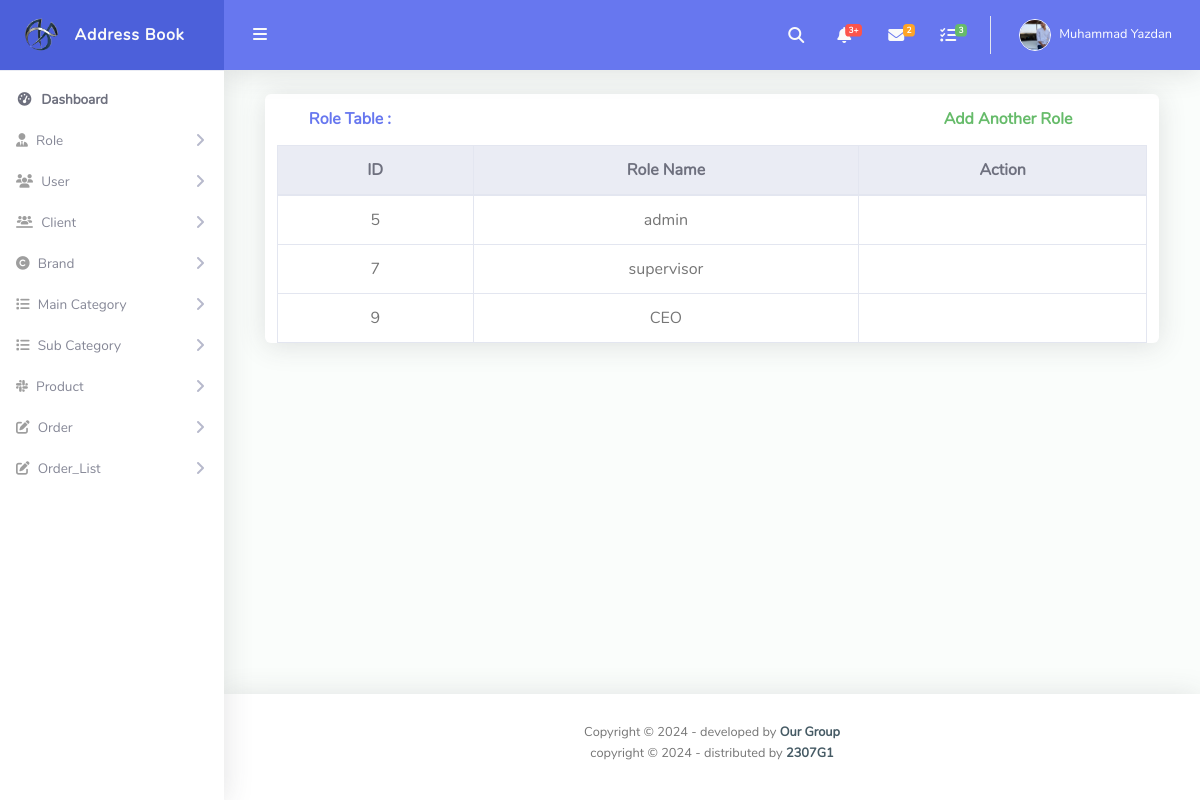
/admin/role_show.php, run on an earlier commit of the app's database.
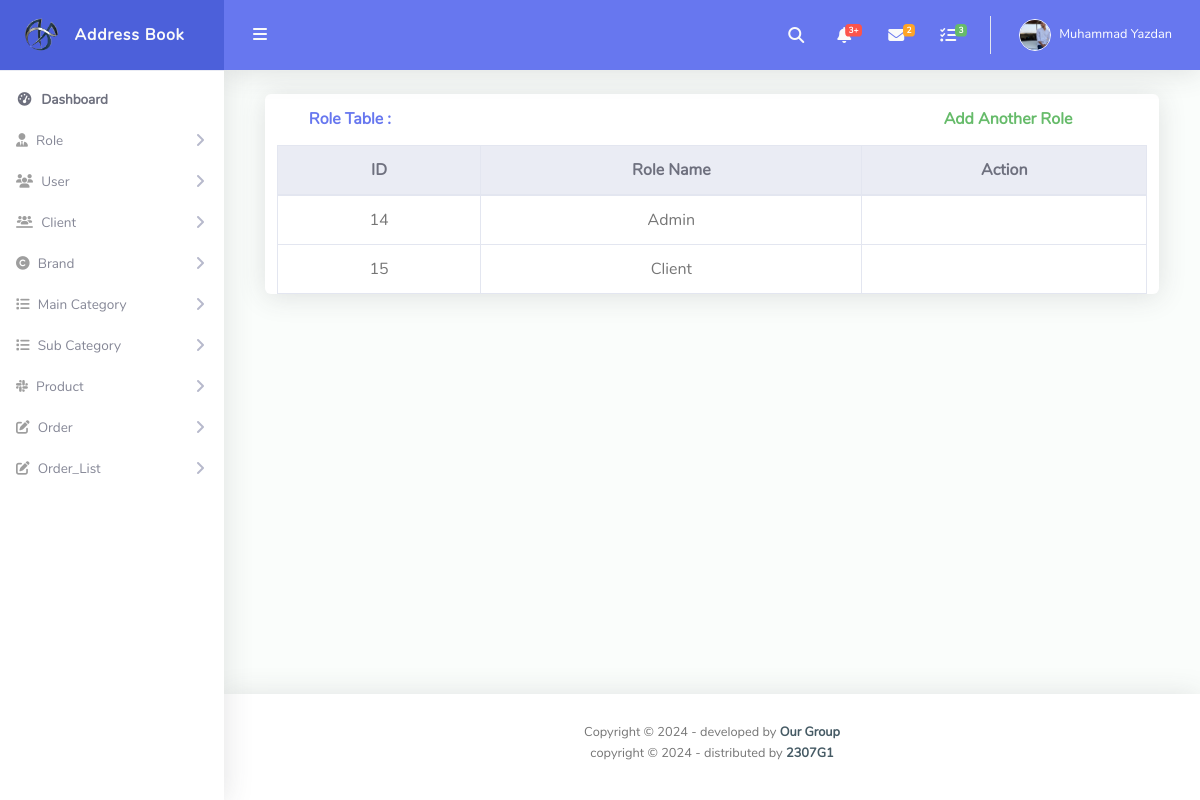
And on a later commit of the database.
### tables this page shows
CREATE TABLE `role` (
  `id` int(11) NOT NULL,
  `role_name` varchar(255) NOT NULL
);

### admin/role_show.php (the view, shortened to what this page needs)
<?php
include("./connection.php");
include("./header.php");
$sql = "select * from role";
$result = mysqli_query($con, $sql);
?>
<div id="content-wrapper" class="d-flex flex-column">
  <div id="content">
    <nav class="navbar navbar-expand navbar-light bg-navbar topbar mb-4 static-top">
      <button id="sidebarToggleTop" class="btn btn-link rounded-circle mr-3">
        <i class="fa fa-bars"></i>
      </button>
      <ul class="navbar-nav ml-auto">
        <li class="nav-item dropdown no-arrow">
          <a class="nav-link dropdown-toggle" href="#" id="searchDropdown" role="button" data-toggle="dropdown" aria-haspopup="true" aria-expanded="false">
            <i class="fas fa-search fa-fw"></i>
          </a>
        </li>
        <li class="nav-item dropdown no-arrow mx-1">
          <a class="nav-link dropdown-toggle" href="#" id="alertsDropdown" role="button" data-toggle="dropdown" aria-haspopup="true" aria-expanded="false">
            <i class="fas fa-bell fa-fw"></i>
            <span class="badge badge-danger badge-counter">3+</span>
          </a>
        </li>
        <li class="nav-item dropdown no-arrow mx-1">
          <a class="nav-link dropdown-toggle" href="#" id="messagesDropdown" role="button" data-toggle="dropdown" aria-haspopup="true" aria-expanded="false">
            <i class="fas fa-envelope fa-fw"></i>
            <span class="badge badge-warning badge-counter">2</span>
          </a>
        </li>
        <li class="nav-item dropdown no-arrow mx-1">
          <a class="nav-link dropdown-toggle" href="#" id="messagesDropdown" role="button" data-toggle="dropdown" aria-haspopup="true" aria-expanded="false">
            <i class="fas fa-tasks fa-fw"></i>
            <span class="badge badge-success badge-counter">3</span>
          </a>
        </li>
        <li class="nav-item dropdown no-arrow">
          <a class="nav-link dropdown-toggle" href="#" id="userDropdown" role="button" data-toggle="dropdown" aria-haspopup="true" aria-expanded="false">
            <img class="img-profile rounded-circle" src="../me.png" style="max-width: 60px">
            <span class="ml-2 d-none d-lg-inline text-white small">Muhammad Yazdan</span>
          </a>
        </li>
      </ul>
    </nav>
    <div class="card col-lg-11 mx-auto">
      <div class="container">
        <div class="row">
          <div class="col-lg-9 card-header py-3 d-flex flex-row align-items-center justify-content-between">
            <h6 class="m-0 font-weight-bold text-primary">Role Table :</h6>
          </div>
          <div class="col-lg-3 card-header py-3 d-flex flex-row align-items-center justify-content-between">
            <a href="./role_add.php">
              <h6 class="m-0 font-weight-bold text-success">Add Another Role</h6>
            </a>
          </div>
        </div>
      </div>
      <div class="table-responsive">
        <table class="table align-items-center table-bordered border-dark text-center">
          <thead class="thead-light">
            <tr>
              <th>ID</th>
              <th>Role Name</th>
              <th>Action</th>
            </tr>
          </thead>
          <tbody>
            <tr>
              <?php
              while ($rows = mysqli_fetch_assoc($result)) {
              ?>
                <td><?php echo $rows['id'] ?></td>
                <td><?php echo $rows['role_name'] ?></td>
                <td><a href="role_update.php?id=<?php echo $rows['id'] ?>">
                      </td>
            </tr>
          <?php  } ?>
          </tbody>
        </table>
      </div>
    </div>
  </div>
  <?php
  include("./footer.php");
  ?>

### admin/header.php (shortened to what this page needs)
<!DOCTYPE html>
<html lang="en">
<head>
  <link href="vendor/fontawesome-free/css/all.min.css" rel="stylesheet" type="text/css">
  <link href="vendor/bootstrap/css/bootstrap.min.css" rel="stylesheet" type="text/css">
  <link rel="stylesheet" href="https://cdnjs.cloudflare.com/ajax/libs/font-awesome/6.5.2/css/all.min.css" />
  <link href="css/ruang-admin.min.css" rel="stylesheet">
</head>
<body id="page-top">
  <div id="wrapper">
    <ul class="navbar-nav sidebar sidebar-light accordion" id="accordionSidebar">
      <a class="sidebar-brand d-flex align-items-center justify-content-center" href="index.php">
        <div class="sidebar-brand-icon">
          <img src="img/logo/logo.png">
        </div>
        <div class="sidebar-brand-text mx-3">Address Book</div>
      </a>
      <hr class="sidebar-divider my-0">
      <li class="nav-item active">
        <a class="nav-link" href="index.php">
          <i class="fas fa-fw fa-tachometer-alt"></i>
          <span>Dashboard</span></a>
      </li>
      <li class="nav-item">
        <a class="nav-link collapsed" href="#" data-toggle="collapse" data-target="#collapsePage" aria-expanded="true" aria-controls="collapsePage">
          <i class="fa-solid fa-user-tie"></i>
          <span>Role</span>
        </a>
      </li>
      <li class="nav-item">
        <a class="nav-link collapsed" href="#" data-toggle="collapse" data-target="#collapsePage" aria-expanded="true" aria-controls="collapsePage">
          <i class="fa-solid fa-users"></i>
          <span>User</span>
        </a>
      </li>
      <li class="nav-item">
        <a class="nav-link collapsed" href="#" data-toggle="collapse" data-target="#collapsePage" aria-expanded="true" aria-controls="collapsePage">
          <i class="fa-solid fa-users-line"></i>
          <span>Client</span>
        </a>
      </li>
      <li class="nav-item">
        <a class="nav-link collapsed" href="#" data-toggle="collapse" data-target="#collapsePage" aria-expanded="true" aria-controls="collapsePage">
          <i class="fa-solid fa-copyright"></i>
          <span>Brand</span>
        </a>
      </li>
      <li class="nav-item">
        <a class="nav-link collapsed" href="#" data-toggle="collapse" data-target="#collapsePage" aria-expanded="true" aria-controls="collapsePage">
        <i class="fa-solid fa-list"></i>
          <span>Main Category</span>
        </a>
      </li>
      <li class="nav-item">
        <a class="nav-link collapsed" href="#" data-toggle="collapse" data-target="#collapsePage" aria-expanded="true" aria-controls="collapsePage">
          <i class="fa-solid fa-list"></i>
          <span>Sub Category</span>
        </a>
      </li>
      <li class="nav-item">
        <a class="nav-link collapsed" href="#" data-toggle="collapse" data-target="#collapsePage" aria-expanded="true" aria-controls="collapsePage">
          <i class="fa-brands fa-slack"></i>
          <span>Product</span>
        </a>
      </li>
      <li class="nav-item">
        <a class="nav-link collapsed" href="#" data-toggle="collapse" data-target="#collapsePage" aria-expanded="true" aria-controls="collapsePage">
          <i class="fa-solid fa-pen-to-square"></i>
          <span>Order</span>
        </a>
      </li>
      <li class="nav-item">
        <a class="nav-link collapsed" href="#" data-toggle="collapse" data-target="#collapsePage" aria-expanded="true" aria-controls="collapsePage">
          <i class="fa-solid fa-pen-to-square"></i>
          <span>Order_List</span>
        </a>
      </li>
    </ul>

### admin/footer.php (shortened to what this page needs)
<footer class="sticky-footer bg-white">
  <div class="container my-auto">
    <div class="copyright text-center my-auto">
      <span>Copyright &copy;  - developed by
        <b><a href="https://indrijunanda.gitlab.io/" target="_blank">Our Group</a></b>
      </span>
    </div>
  </div>
  <div class="container my-auto py-2">
    <div class="copyright text-center my-auto">
      <span>copyright &copy;  - distributed by
        <b><a href="#" target="_blank">2307G1</a></b>
      </span>
    </div>
  </div>
</footer>
</div>
</div>
</body>
</html>

What changed in the data, as far as the page shows it:
removed role: id "5", role_name "admin"
removed role: id "7", role_name "supervisor"
removed role: id "9", role_name "CEO"
added role: id "14", role_name "Admin"
added role: id "15", role_name "Client"
